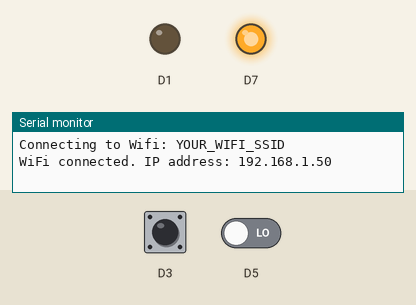
The sketch below on a simulated ESP8266 (NodeMCU). Parts: output pins drawn as LEDs (lit = HIGH), the last lines printed to the serial monitor. The test bench sets the inputs (shaded band); at power-on: D5 LOW, D3 HIGH. WiFi joins after 1.5 s; servers stay silent unless stated; pins used as bus, display or sensor lines are not drawn.

Above: at 5.4 s.
5.5 s: D5 driven HIGH
At 6.3 s:
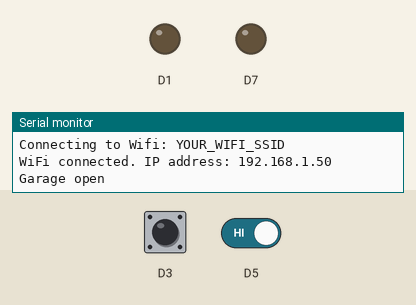
12.5 s: D5 driven LOW
At 14.3 s:
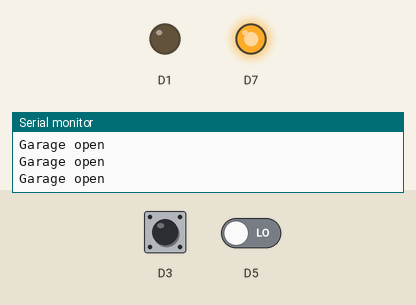
Timing chart, 0 to 15.8 s (numbered marks = the images above; inputs shaded):
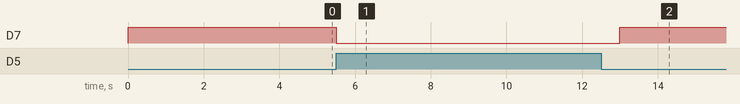

Measured:
- after the input at 5.5 s, D7: HIGH → LOW at once
- after the input at 12.5 s, D7: LOW → HIGH after 0.50 s

The sketch:

Blynk_and_Alexa.ino
```cpp
// Adaptation of my Blynk project with Alexa - Julien Muggli, 2019
// Uncomment "#define BLYNK_PRINT Serial" for debug
//#define BLYNK_PRINT Serial
#define BLYNK_MAX_SENDBYTES 256 // Raising notification character limit
#include <BlynkSimpleEsp8266.h>
#include <SimpleTimer.h>
#include <Arduino.h>
#include <ESP8266WiFi.h>
#include <ESP8266WiFiMulti.h>
#include <WebSocketsClient.h> //  https://github.com/kakopappa/sinric/wiki/How-to-add-dependency-libraries
#include <ArduinoJson.h>      // https://github.com/kakopappa/sinric/wiki/How-to-add-dependency-libraries (use the correct version)
#include <StreamString.h>

// BLYNK -------------------------------------------------------------------------------------------------------
char auth[] = "YOUR_BLYNK_AUTH_CODE";
// Your WiFi information for Blynk
char ssid[] = "YOUR_WIFI_SSID";
char pass[] = "YOUR_WIFI_PASSWORD";
// Other declarations for Blynk
const int power = LED_BUILTIN;
const int wifi = 2;
bool isFirstConnect = true;
WidgetLED led(V1);
#define BLYNK_GREEN "#23C48E"
#define BLYNK_RED "#D3435C"
#define BLYNK_YELLOW "#DDAD3B"
SimpleTimer timer;
// Timer for Blynk, the second timer will define how long Blynk will hold the relay closed for you
unsigned long lastPress1 = 0;
unsigned long stateTime1 = 500; //runs until two seconds elapse

// This small programm will notify you of the status of your NodeMCU.
// (Really useful once your project is installed in your garage and you don't have access to a serial monitor)
// It's blink the buil-in LED on the NodeMCU when connected to your WiFi and turn off after.
BLYNK_CONNECTED()
{
  if (isFirstConnect)
  {
    digitalWrite(wifi, LOW);
    isFirstConnect = false;
    Blynk.virtualWrite(V0, "Checking status...");
    led.setColor(BLYNK_YELLOW);
    // Please enable the notification widget in your Blynk project to get this notification
    Blynk.notify("Your garage is connected");
    digitalWrite(wifi, LOW);
    delay(1000);
    digitalWrite(power, HIGH);
    digitalWrite(wifi, HIGH);
    delay(100);
    digitalWrite(power, LOW);
    digitalWrite(wifi, LOW);
    delay(100);
    digitalWrite(power, HIGH);
    digitalWrite(wifi, HIGH);
    delay(100);
    digitalWrite(power, LOW);
    digitalWrite(wifi, LOW);
    delay(100);
    digitalWrite(power, HIGH);
    digitalWrite(wifi, HIGH);
    delay(100);
    digitalWrite(power, LOW);
    digitalWrite(wifi, LOW);
    delay(100);
    digitalWrite(power, HIGH);
    digitalWrite(wifi, HIGH);
    delay(100);
    digitalWrite(power, LOW);
    digitalWrite(wifi, LOW);
    delay(100);
    digitalWrite(power, HIGH);
    digitalWrite(wifi, HIGH);
    delay(100);
    digitalWrite(power, LOW);
    digitalWrite(wifi, LOW);
    delay(500);
    digitalWrite(power, HIGH);
    digitalWrite(wifi, HIGH);
  }
}

void relayGarageLexus()
{
  if (digitalRead(D5))
    lastPress1 = millis();
  if (millis() - lastPress1 < stateTime1)
  {
    digitalWrite(D7, LOW);
  }
  else
  {
    digitalWrite(D7, HIGH);
  }
}

void statutGarageLexus()
{
  if (digitalRead(D3))
  {
    led.setColor(BLYNK_RED); // Reed switch is open, D3 is HIGH
    Serial.println("Garage open");
    Blynk.virtualWrite(V0, "Garage door open");
  }
  else
  {
    led.setColor(BLYNK_GREEN); // Reed switch is closed, D3 is LOW
    Serial.println("Garage closed");
    Blynk.virtualWrite(V0, "Garage door closed");
  }
}

// SINRIC -------------------------------------------------------------------------------------------------------
ESP8266WiFiMulti WiFiMulti;
WebSocketsClient webSocket;
WiFiClient client;
#define HEARTBEAT_INTERVAL 300000 // 5 Minutes
uint64_t heartbeatTimestamp = 0;
bool isConnected = false;
#define MyApiKey "YOUR_SINRIC_API_KEY"
#define MySSID "YOUR_WIFI_SSID"
#define MyWifiPassword "YOUR_WIFI_PASSWORD"
#define DEVICE1 "YOUR_DEVICE_ID_FROM_SINRIC"

void turnOn(String deviceId)
{
  if (deviceId == DEVICE1)
  {
    if (digitalRead(D3))
    {
      digitalWrite(D7, HIGH);
    }
    else
    {
      digitalWrite(D7, LOW);
      delay(500);
      digitalWrite(D7, HIGH);
    }
  }
}

void turnOff(String deviceId)
{
  if (deviceId == DEVICE1)
  {
    if (digitalRead(D3))
    {
      digitalWrite(D7, LOW);
      delay(500);
      digitalWrite(D7, HIGH);
    }
    else
    {
      digitalWrite(D7, HIGH);
    }
  }
}

void webSocketEvent(WStype_t type, uint8_t *payload, size_t length)
{
  switch (type)
  {
  case WStype_DISCONNECTED:
    isConnected = false;
    Serial.printf("[WSc] Webservice disconnected from sinric.com!\n");
    break;
  case WStype_CONNECTED:
  {
    isConnected = true;
    Serial.printf("[WSc] Service connected to sinric.com at url: %s\n", payload);
    Serial.printf("Waiting for commands from sinric.com ...\n");
  }
  break;
  case WStype_TEXT:
  {
    Serial.printf("[WSc] get text: %s\n", payload);
    // Example payloads

    // For Switch or Light device types
    // {"deviceId": xxxx, "action": "setPowerState", value: "ON"} // https://developer.amazon.com/docs/device-apis/alexa-powercontroller.html

    // For Light device type
    // Look at the light example in github

    DynamicJsonBuffer jsonBuffer;
    JsonObject &json = jsonBuffer.parseObject((char *)payload);
    String deviceId = json["deviceId"];
    String action = json["action"];

    if (action == "setPowerState")
    { // Switch or Light
      String value = json["value"];
      if (value == "ON")
      {
        turnOn(deviceId);
      }
      else
      {
        turnOff(deviceId);
      }
    }
    else if (action == "test")
    {
      Serial.println("[WSc] received test command from sinric.com");
    }
  }
  break;
  case WStype_BIN:
    Serial.printf("[WSc] get binary length: %u\n", length);
    break;
  }
}

// SETUP -------------------------------------------------------------------------------------------------------
void setup()
{
  // BLYNK -------------------------------------------------------------------------------------------------------
  pinMode(power, OUTPUT); // Declaration for the built-in LED
  pinMode(wifi, OUTPUT);
  pinMode(D1, OUTPUT);
  digitalWrite(D1, LOW);
  digitalWrite(power, LOW);
  digitalWrite(wifi, HIGH);
  digitalWrite(D7, HIGH);
  pinMode(D7, OUTPUT);
  pinMode(D3, INPUT_PULLUP);
  Blynk.begin(auth, ssid, pass, IPAddress(192, 168, 0, 1), 8080); // Connection to your Blynk Server (if you have one)
  // If you don't have a Blynk Server, please comment the line above and uncomment the line below
  //Blynk.begin(auth, ssid, pass, "blynk-cloud.com", 80);
  led.on();
  timer.setInterval(1500, statutGarageLexus);

  // SINRIC -------------------------------------------------------------------------------------------------------
  Serial.begin(115200);
  WiFiMulti.addAP(MySSID, MyWifiPassword);
  Serial.println();
  Serial.print("Connecting to Wifi: ");
  Serial.println(MySSID);
  // Waiting for Wifi connect
  while (WiFiMulti.run() != WL_CONNECTED)
  {
    delay(500);
    Serial.print(".");
  }
  if (WiFiMulti.run() == WL_CONNECTED)
  {
    Serial.println("");
    Serial.print("WiFi connected. ");
    Serial.print("IP address: ");
    Serial.println(WiFi.localIP());
  }
  // server address, port and URL
  webSocket.begin("iot.sinric.com", 80, "/");
  // event handler
  webSocket.onEvent(webSocketEvent);
  webSocket.setAuthorization("apikey", MyApiKey);
  // try again every 5000ms if connection has failed
  webSocket.setReconnectInterval(5000); // If you see 'class WebSocketsClient' has no member named 'setReconnectInterval' error update arduinoWebSockets
}

// LOOP -------------------------------------------------------------------------------------------------------
void loop()
{
  // BLYNK -------------------------------------------------------------------------------------------------------
  Blynk.run();
  timer.run();
  relayGarageLexus();
  if (WiFi.status() == 6) // This is to check if the NodeMCU is still connected to your WiFi. If not, it'll reset itself and reboot until the connection is back
  {
    ESP.reset();
  }

  // SINRIC -------------------------------------------------------------------------------------------------------
  webSocket.loop();
  if (isConnected)
  {
    uint64_t now = millis();

    // Send heartbeat in order to avoid disconnections during ISP resetting IPs over night. Thanks @MacSass
    if ((now - heartbeatTimestamp) > HEARTBEAT_INTERVAL)
    {
      heartbeatTimestamp = now;
      webSocket.sendTXT("H");
    }
  }
}
```
